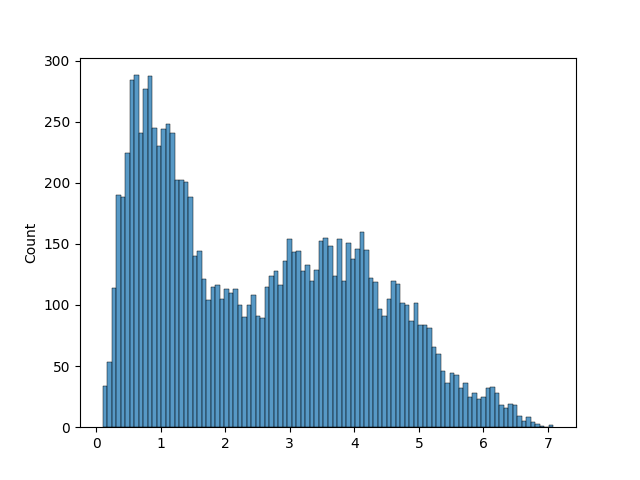

This figure's Python source:
import matplotlib.pyplot as plt
import seaborn as sns
from sklearn.datasets import load_iris

from scludam import DipDistTest

iris = load_iris().data

dd = DipDistTest().test(data=iris)
print(dd)
#  >> DipDistTestResult(rejectH0=True, value=0.01415416887708115, pvalue=0.0, dist=array([0.1, ..., 7.08519583]))
sns.histplot(dd.dist, bins=100)
plt.show()
